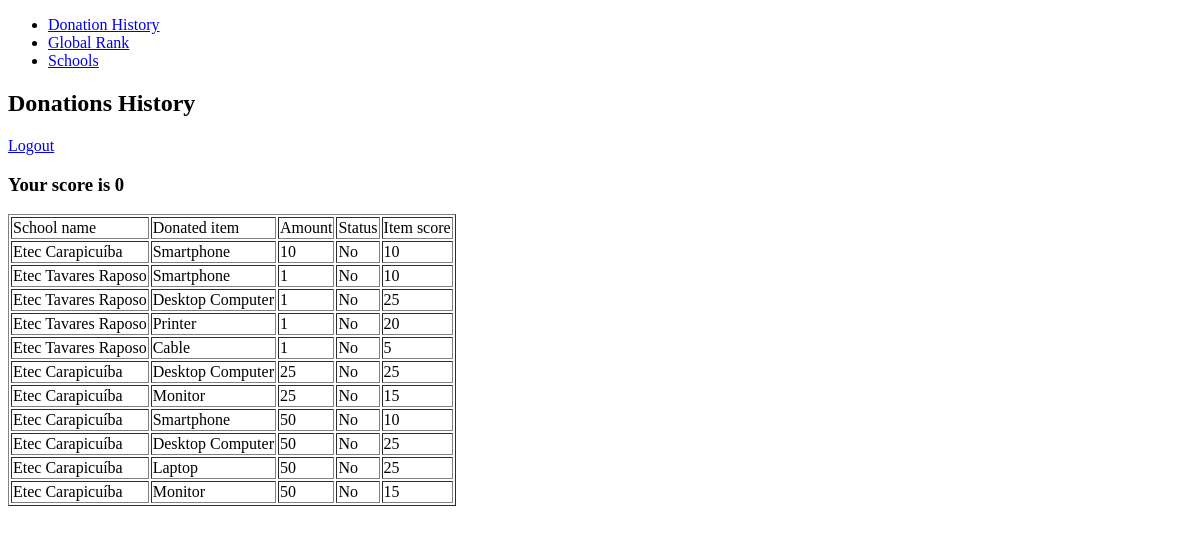
Page /user_page (signed in) on the earlier database version.
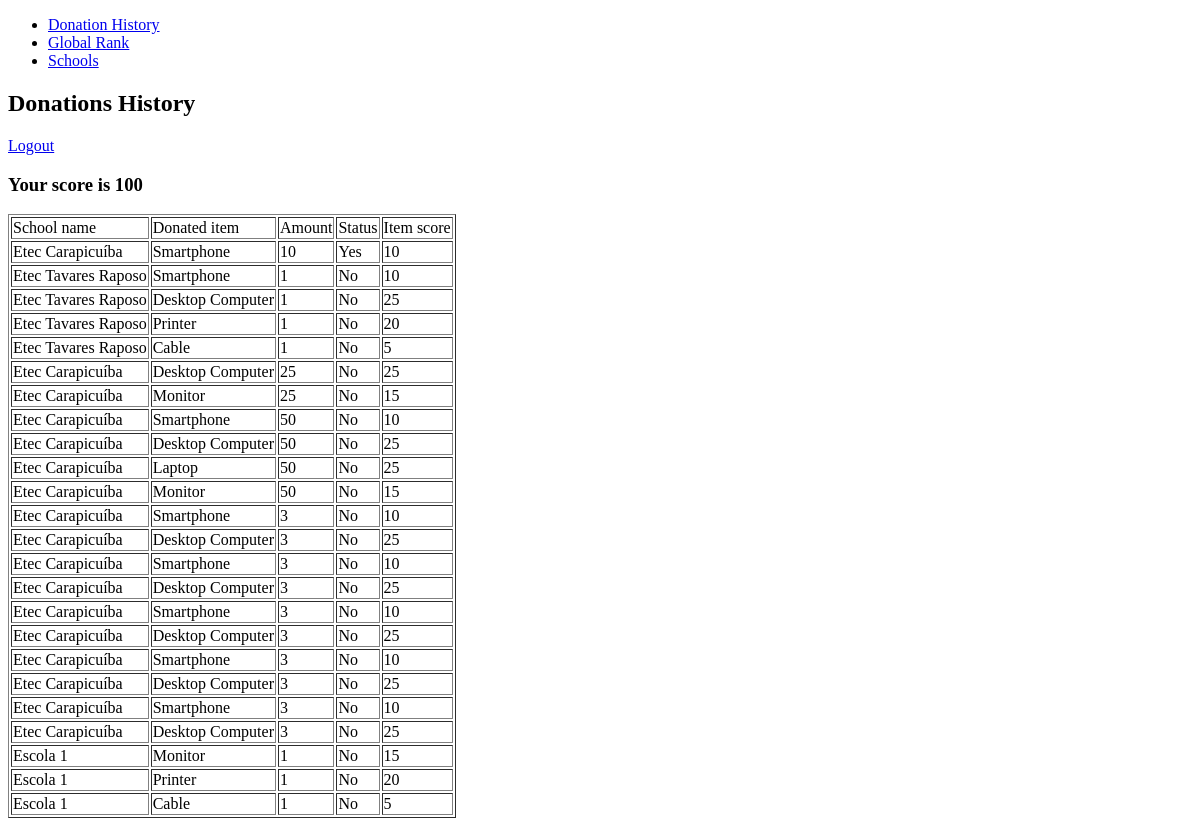
Same page on the later database version.
### tables this page shows
CREATE TABLE "donations" (
	"id"	INTEGER,
	"user_id"	VARCHAR(255),
	"school_id"	VARCHAR(255),
	"item_id"	VARCHAR(255),
	"amount"	VARCHAR(255),
	"received"	INTEGER,
	PRIMARY KEY("id")
);

CREATE TABLE "schools" (
	"id"	INTEGER,
	"name"	VARCHAR(255),
	"address"	VARCHAR(255),
	"city"	VARCHAR(255),
	"state"	VARCHAR(255),
	"country"	VARCHAR(255),
	"phone"	VARCHAR(20),
	"email"	VARCHAR(255),
	"password"	VARCHAR(255),
	"latitude"	Decimal(8, 6),
	"longitude"	Decimal(9, 6),
	"photo"	VARCHAR(255),
	PRIMARY KEY("id")
);

CREATE TABLE 'items' ( 'id' INTEGER PRIMARY KEY, 'name' VARCHAR(255), 'description' VARCHAR(255), 'icon' VARCHAR(255), 'scores' INTEGER );

### app.py (the view)
@app.route('/user_page')
def userPage():
    if 'userId' in session:
        userId = session['userId']
        con = sql.connect(DATABASE)
        con.row_factory = sql.Row
        cursor = con.cursor()
        cursor.execute(
            'SELECT donations.amount, donations.received, schools.name AS school, items.name AS item, items.scores FROM `donations` INNER JOIN `schools` ON schools.id = donations.school_id INNER JOIN `items` ON items.id = donations.item_id WHERE donations.user_id=?', [userId])
        donations = cursor.fetchall()
        score = 0
        for donation in donations:
            if donation['received'] == 1:
                score = score + \
                    (int(donation['amount']) * int(donation['scores']))
        return render_template('user_page.html', donations=donations, score=score)

### templates/user_page.html
{% extends "layout.html" %} {% block headerLinks %}
<li><a href="/user_page">Donation History</a></li>
<li><a href="/rank">Global Rank</a></li>
<li><a href="/schools">Schools</a></li>
{% endblock %}{% block content %}
<h2>Donations History</h2>
<a href="/logout">Logout</a>
<h3>Your score is {{ score }}</h3>
<table border="1">
  <thead>
    <td>School name</td>
    <td>Donated item</td>
    <td>Amount</td>
    <td>Status</td>
    <td>Item score</td>
  </thead>
  {% for donation in donations %}
  <tr>
    <td>{{ donation['school'] }}</td>
    <td>{{ donation['item'] }}</td>
    <td>{{ donation['amount'] }}</td>
    <td>{% if donation['received'] == 0 %} No {% else %} Yes {% endif %}</td>
    <td>{{ donation['scores'] }}</td>
  </tr>
  {% endfor %}
</table>
{% endblock%}

### templates/layout.html (shortened to what this page needs)
<!DOCTYPE html>
<html lang="en">
  <head>
  </head>
  <body>
    <header>
      <ul>
        {% block headerLinks %} {% endblock %}
      </ul>
    </header>
    {% block content %} {% endblock %} {% block javascript %} {% endblock %}
  </body>
</html>

Differences in the rows shown:
changed donations (number 1 of 24 on the later page): received "No" → "Yes"
added donations: school "Etec Carapicuíba", item "Smartphone", amount "3", received "No", scores "10"
added donations: school "Etec Carapicuíba", item "Desktop Computer", amount "3", received "No", scores "25"
added donations: school "Etec Carapicuíba", item "Smartphone", amount "3", received "No", scores "10"
added donations: school "Etec Carapicuíba", item "Desktop Computer", amount "3", received "No", scores "25"
added donations: school "Etec Carapicuíba", item "Smartphone", amount "3", received "No", scores "10"
added donations: school "Etec Carapicuíba", item "Desktop Computer", amount "3", received "No", scores "25"
added donations: school "Etec Carapicuíba", item "Smartphone", amount "3", received "No", scores "10"
added donations: school "Etec Carapicuíba", item "Desktop Computer", amount "3", received "No", scores "25"
added donations: school "Etec Carapicuíba", item "Smartphone", amount "3", received "No", scores "10"
added donations: school "Etec Carapicuíba", item "Desktop Computer", amount "3", received "No", scores "25"
added donations: school "Escola 1", item "Monitor", amount "1", received "No", scores "15"
added donations: school "Escola 1", item "Printer", amount "1", received "No", scores "20"
added donations: school "Escola 1", item "Cable", amount "1", received "No", scores "5"
Other differences:
{{ score }}: "0" → "100"
